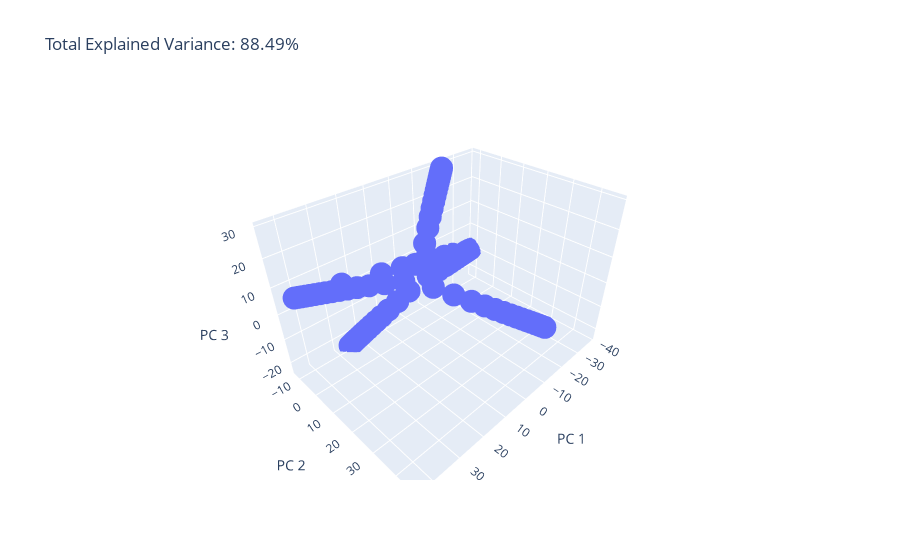

Notebook source saved alongside this figure:
### Code cell
alldizi = np.vstack((Xlist,Xaralist34,Xsonaralist34))

X = alldizi

pca = PCA(n_components=3)
components = pca.fit_transform(X)

total_var = pca.explained_variance_ratio_.sum() * 100

fig = px.scatter_3d(
    components, x=0, y=1, z=2,
    title=f'Total Explained Variance: {total_var:.2f}%',
    labels={'0': 'PC 1', '1': 'PC 2', '2': 'PC 3'}
)
fig.show()
